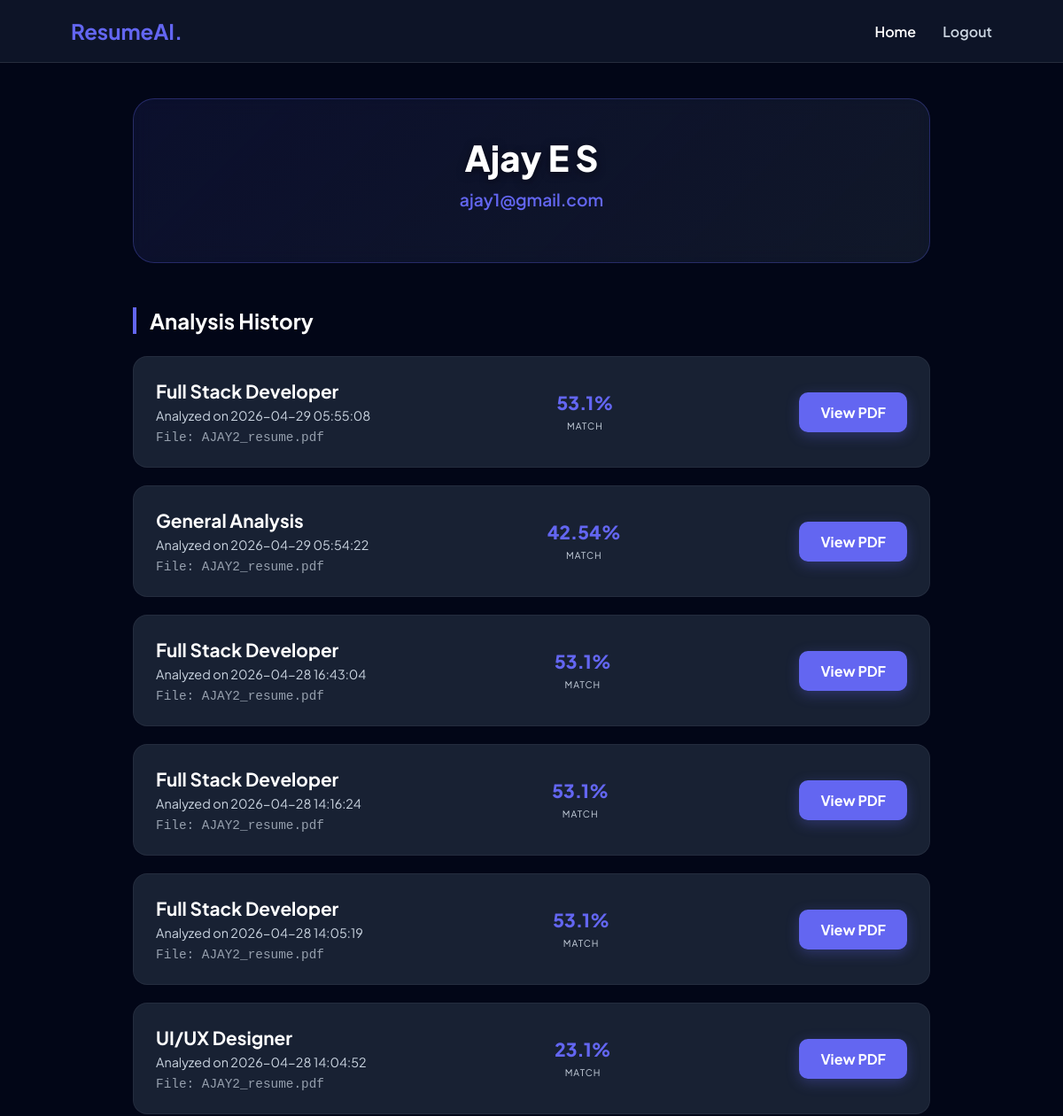
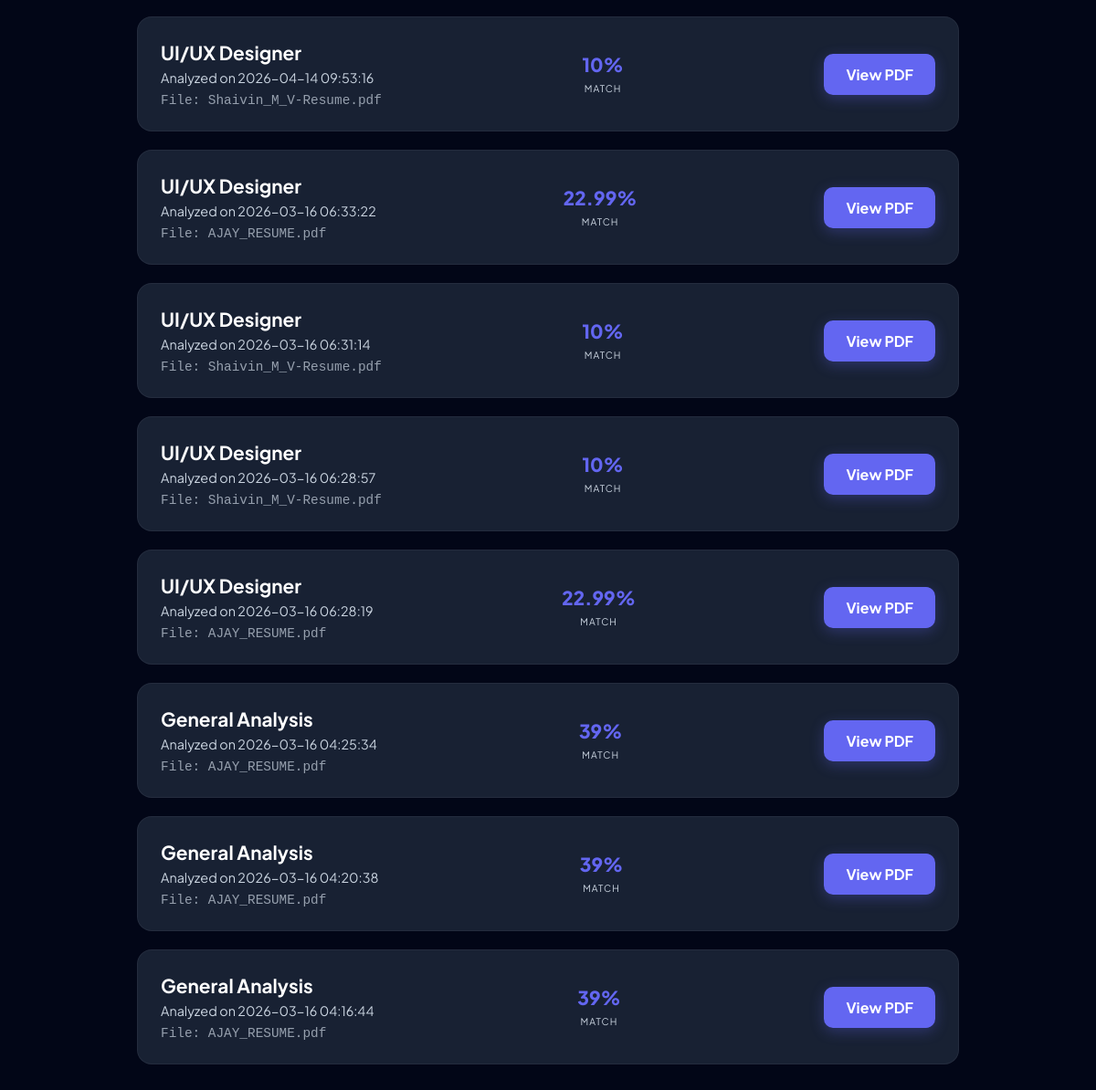
Screenshot of /profile (signed in) with the database file from the repository (2 pictures, top to bottom).
### tables this page shows
CREATE TABLE users (
            id INTEGER PRIMARY KEY AUTOINCREMENT,
            first_name TEXT,
            last_name TEXT,
            email TEXT UNIQUE,
            password TEXT
        );

CREATE TABLE resume_history (
            id INTEGER PRIMARY KEY AUTOINCREMENT,
            user_id INTEGER,
            job_title TEXT,
            score INTEGER,
            skill_percent REAL,
            exp_percent REAL,
            edu_percent REAL,
            resume_file TEXT
        , created_at TIMESTAMP DEFAULT CURRENT_TIMESTAMP);

### app.py (the view)
@app.route("/profile")
def profile():
    if session.get("role") != "user":
        return redirect("/login")
    user_id = session.get("user_id")
    conn = sqlite3.connect("jobs.db")
    cursor = conn.cursor()
    cursor.execute("SELECT first_name, last_name, email FROM users WHERE id=?", (user_id,))
    user_data = cursor.fetchone()
    cursor.execute("""
        SELECT job_title, score, skill_percent, exp_percent, edu_percent, resume_file, created_at
        FROM resume_history
        WHERE user_id=?
        ORDER BY created_at DESC
    """, (user_id,))
    history = cursor.fetchall()
    conn.close()
    return render_template("profile.html", user=user_data, history=history)

### app.py (called while the page is built, shortened)
@app.context_processor
def inject_pending_count():
    count = 0
    return dict(pending_count=count)

### templates/profile.html (shortened to what this page needs)
<!DOCTYPE html>
<html lang="en">
<head>
</head>
<body>
<nav>
    <h1 style="font-size: 24px; color: var(--primary); margin: 0;">ResumeAI.</h1>
    <div style="display:flex; gap:30px; align-items:center;">
        <a href="/" style="color:white; text-decoration:none; font-weight:600;">Home</a>
        <a href="/logout" style="color:var(--text-muted); text-decoration:none; font-weight:600;">Logout</a>
    </div>
</nav>
<div class="container">
    <div class="profile-card">
        <h1>{{ user[0] }} {{ user[1] }}</h1>
        <p>{{ user[2] }}</p>
    </div>
    <h2 class="section-title">Analysis History</h2>
    <div class="history-grid">
        {% if history %}
            {% for row in history %}
            <div class="history-card">
                <div class="job-info">
                    <h3>{{ row[0] }}</h3>
                    <p>Analyzed on {{ row[6] }}</p>
                    <p style="margin-top: 8px; font-family: monospace; color: var(--text-muted); opacity: 0.7;">
                        File: {{ row[5] }}
                    </p>
                </div>
                <div class="stats">
                    <div class="stat-item">
                        <span class="stat-value">{{ row[1] }}%</span>
                        <span class="stat-label">Match</span>
                    </div>
                </div>
                <div class="actions">
                    <a href="{{ url_for('view_resume', filename=row[5]) }}" target="_blank" class="btn-view">View PDF</a>
                </div>
            </div>
            {% endfor %}
        {% else %}
            <div style="text-align: center; padding: 50px; background: var(--card); border-radius: 16px;">
                <p style="color: var(--text-muted);">No analysis history yet.</p>
                <a href="/" style="color: var(--primary); text-decoration: none; font-weight: 800;">Upload your first resume →</a>
            </div>
        {% endif %}
    </div>
</div>
</body>
</html>

### templates/profile.html (style rules this page uses)
:root { --primary: #6366f1; --bg: #020617; --card: rgba(30, 41, 59, 0.8); --text-main: #ffffff; --text-muted: #cbd5e1; }
body { margin: 0; font-family: 'Plus Jakarta Sans', sans-serif; background-color: var(--bg); color: var(--text-main); min-height: 100vh; }
nav { display: flex; justify-content: space-between; align-items: center; padding: 20px 80px; background: rgba(15, 23, 42, 0.9); backdrop-filter: blur(12px); border-bottom: 1px solid rgba(255,255,255,0.1); }
.container { max-width: 900px; margin: 0 auto; padding: 40px 20px; }
.profile-card { background: linear-gradient(135deg, rgba(99, 102, 241, 0.1), rgba(30, 41, 59, 0.5)); border: 1px solid rgba(99, 102, 241, 0.3); border-radius: 24px; padding: 40px; text-align: center; margin-bottom: 50px; backdrop-filter: blur(10px); }
.profile-card h1 { font-size: 2.5rem; margin: 0; font-weight: 800; color: white; text-shadow: 0 2px 10px rgba(0,0,0,0.5); }
.profile-card p { color: var(--primary); font-size: 1.2rem; margin-top: 10px; font-weight: 600; }
.history-grid { display: grid; grid-template-columns: 1fr; gap: 20px; }
.history-card { background: var(--card); border: 1px solid rgba(255,255,255,0.05); padding: 25px; border-radius: 16px; display: flex; justify-content: space-between; align-items: center; transition: all 0.3s ease; }
.job-info h3 { margin: 0 0 5px 0; font-size: 1.3rem; color: white; }
.job-info p { margin: 0; color: var(--text-muted); font-size: 0.9rem; }
.stats { display: flex; gap: 25px; }
.stat-item { text-align: center; }
.stat-value { font-size: 1.3rem; font-weight: 800; color: var(--primary); display: block; }
.stat-label { font-size: 0.65rem; text-transform: uppercase; color: var(--text-muted); letter-spacing: 1px; }
.btn-view { background: var(--primary); color: white; padding: 12px 24px; border-radius: 10px; text-decoration: none; font-weight: 700; transition: opacity 0.2s; box-shadow: 0 4px 15px rgba(99, 102, 241, 0.3); }
h2.section-title { font-size: 1.5rem; margin-bottom: 25px; border-left: 4px solid var(--primary); padding-left: 15px; }

### rows the page displays
users: first_name "Ajay", last_name "E S", email "ajay1@gmail.com"
resume_history: job_title "Full Stack Developer", created_at "2026-04-29 05:55:08", resume_file "AJAY2_resume.pdf", score "53.1"
resume_history: job_title "General Analysis", created_at "2026-04-29 05:54:22", resume_file "AJAY2_resume.pdf", score "42.54"
resume_history: job_title "Full Stack Developer", created_at "2026-04-28 16:43:04", resume_file "AJAY2_resume.pdf", score "53.1"
resume_history: job_title "Full Stack Developer", created_at "2026-04-28 14:16:24", resume_file "AJAY2_resume.pdf", score "53.1"
resume_history: job_title "Full Stack Developer", created_at "2026-04-28 14:05:19", resume_file "AJAY2_resume.pdf", score "53.1"
resume_history: job_title "UI/UX Designer", created_at "2026-04-28 14:04:52", resume_file "AJAY2_resume.pdf", score "23.1"
resume_history: job_title "UI/UX Designer", created_at "2026-04-14 09:53:16", resume_file "Shaivin_M_V-Resume.pdf", score "10"
resume_history: job_title "UI/UX Designer", created_at "2026-03-16 06:33:22", resume_file "AJAY_RESUME.pdf", score "22.99"
resume_history: job_title "UI/UX Designer", created_at "2026-03-16 06:31:14", resume_file "Shaivin_M_V-Resume.pdf", score "10"
resume_history: job_title "UI/UX Designer", created_at "2026-03-16 06:28:57", resume_file "Shaivin_M_V-Resume.pdf", score "10"
resume_history: job_title "UI/UX Designer", created_at "2026-03-16 06:28:19", resume_file "AJAY_RESUME.pdf", score "22.99"
resume_history: job_title "General Analysis", created_at "2026-03-16 04:25:34", resume_file "AJAY_RESUME.pdf", score "39"
resume_history: job_title "General Analysis", created_at "2026-03-16 04:20:38", resume_file "AJAY_RESUME.pdf", score "39"
resume_history: job_title "General Analysis", created_at "2026-03-16 04:16:44", resume_file "AJAY_RESUME.pdf", score "39"
